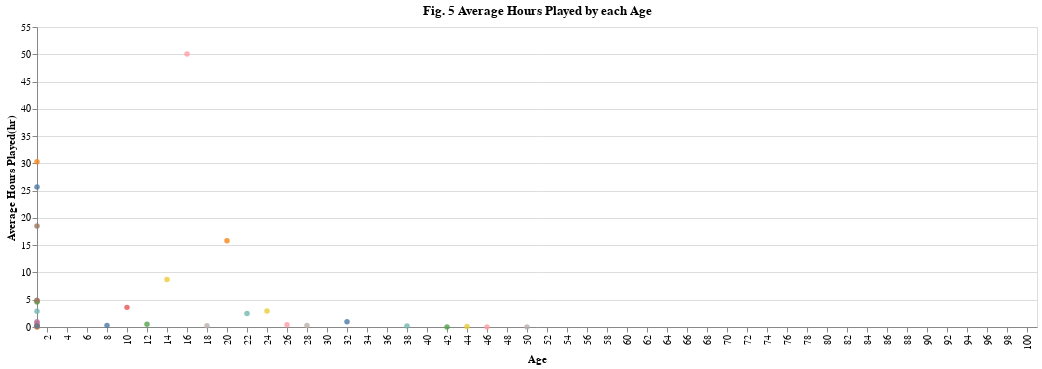

Notebook code cell kept with this figure:
### Code cell
plot4= alt.Chart(players, title="Fig. 5 Average Hours Played by each Age").mark_circle(opacity=0.8).encode(
    x=alt.X("age:N", scale=alt.Scale(domain=[i for i in range(2, 102, 2)])).title("Age"),
    y=alt.Y("mean(played_hours)").title("Average Hours Played(hr)"),
    color = alt.Color("age:N", legend=None).title("Age")
)
plot4

### Figure 1 — Vega-Lite specification as saved in the notebook (floating-point values rounded to 4 significant figures; data arrays with more than 128 entries replaced by an {"elided": "..."} marker saying what was removed)
{"config": {"view": {"continuousWidth": 300, "continuousHeight": 300}}, "data": {"name": "data-ce4363b1cc149d2771de4f7f6f9a7330"}, "mark": {"type": "circle", "opacity": 0.8}, "encoding": {"color": {"field": "age", "legend": null, "title": "Age", "type": "nominal"}, "x": {"field": "age", "scale": {"domain": [2, 4, 6, 8, 10, 12, 14, 16, 18, 20, 22, 24, 26, 28, 30, 32, 34, 36, 38, 40, 42, 44, 46, 48, 50, 52, 54, 56, 58, 60, 62, 64, 66, 68, 70, 72, 74, 76, 78, 80, 82, 84, 86, 88, 90, 92, 94, 96, 98, 100]}, "title": "Age", "type": "nominal"}, "y": {"aggregate": "mean", "field": "played_hours", "title": "Average Hours Played(hr)", "type": "quantitative"}}, "title": "Fig. 5 Average Hours Played by each Age", "$schema": "https://vega.github.io/schema/vega-lite/v5.20.1.json", "datasets": {"data-ce4363b1cc149d2771de4f7f6f9a7330": {"elided": "196 records"}}}
